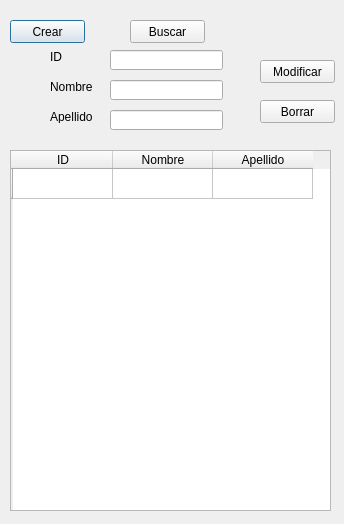
<?xml version="1.0" encoding="UTF-8"?>
<ui version="4.0">
 <class>Dialog</class>
 <widget class="QDialog" name="Dialog">
  <property name="geometry">
   <rect>
    <x>0</x>
    <y>0</y>
    <width>344</width>
    <height>524</height>
   </rect>
  </property>
  <property name="windowTitle">
   <string>Dialog</string>
  </property>
  <widget class="QTableWidget" name="tableWidget">
   <property name="geometry">
    <rect>
     <x>10</x>
     <y>150</y>
     <width>321</width>
     <height>361</height>
    </rect>
   </property>
   <row>
    <property name="text">
     <string/>
    </property>
   </row>
   <column>
    <property name="text">
     <string>ID</string>
    </property>
   </column>
   <column>
    <property name="text">
     <string>Nombre</string>
    </property>
   </column>
   <column>
    <property name="text">
     <string>Apellido</string>
    </property>
   </column>
  </widget>
  <widget class="QPushButton" name="botonCrear">
   <property name="geometry">
    <rect>
     <x>10</x>
     <y>20</y>
     <width>75</width>
     <height>23</height>
    </rect>
   </property>
   <property name="text">
    <string>Crear</string>
   </property>
  </widget>
  <widget class="QPushButton" name="botonBuscar">
   <property name="geometry">
    <rect>
     <x>130</x>
     <y>20</y>
     <width>75</width>
     <height>23</height>
    </rect>
   </property>
   <property name="text">
    <string>Buscar</string>
   </property>
  </widget>
  <widget class="QPushButton" name="botonModificar">
   <property name="geometry">
    <rect>
     <x>260</x>
     <y>60</y>
     <width>75</width>
     <height>23</height>
    </rect>
   </property>
   <property name="text">
    <string>Modificar</string>
   </property>
  </widget>
  <widget class="QPushButton" name="botonBorrar">
   <property name="enabled">
    <bool>true</bool>
   </property>
   <property name="geometry">
    <rect>
     <x>260</x>
     <y>100</y>
     <width>75</width>
     <height>23</height>
    </rect>
   </property>
   <property name="text">
    <string>Borrar</string>
   </property>
  </widget>
  <widget class="QLineEdit" name="lineEdit">
   <property name="geometry">
    <rect>
     <x>110</x>
     <y>50</y>
     <width>113</width>
     <height>20</height>
    </rect>
   </property>
  </widget>
  <widget class="QLineEdit" name="lineEdit_2">
   <property name="geometry">
    <rect>
     <x>110</x>
     <y>80</y>
     <width>113</width>
     <height>20</height>
    </rect>
   </property>
  </widget>
  <widget class="QLineEdit" name="lineEdit_3">
   <property name="geometry">
    <rect>
     <x>110</x>
     <y>110</y>
     <width>113</width>
     <height>20</height>
    </rect>
   </property>
  </widget>
  <widget class="QLabel" name="label">
   <property name="geometry">
    <rect>
     <x>50</x>
     <y>50</y>
     <width>46</width>
     <height>13</height>
    </rect>
   </property>
   <property name="text">
    <string>ID</string>
   </property>
  </widget>
  <widget class="QLabel" name="label_2">
   <property name="geometry">
    <rect>
     <x>50</x>
     <y>80</y>
     <width>46</width>
     <height>13</height>
    </rect>
   </property>
   <property name="text">
    <string>Nombre</string>
   </property>
  </widget>
  <widget class="QLabel" name="label_3">
   <property name="geometry">
    <rect>
     <x>50</x>
     <y>110</y>
     <width>46</width>
     <height>13</height>
    </rect>
   </property>
   <property name="text">
    <string>Apellido</string>
   </property>
  </widget>
 </widget>
 <resources/>
 <connections/>
</ui>
